Frame 1 (no input): blank canvas, image omitted
Frame 60 (no input): blank canvas, image omitted
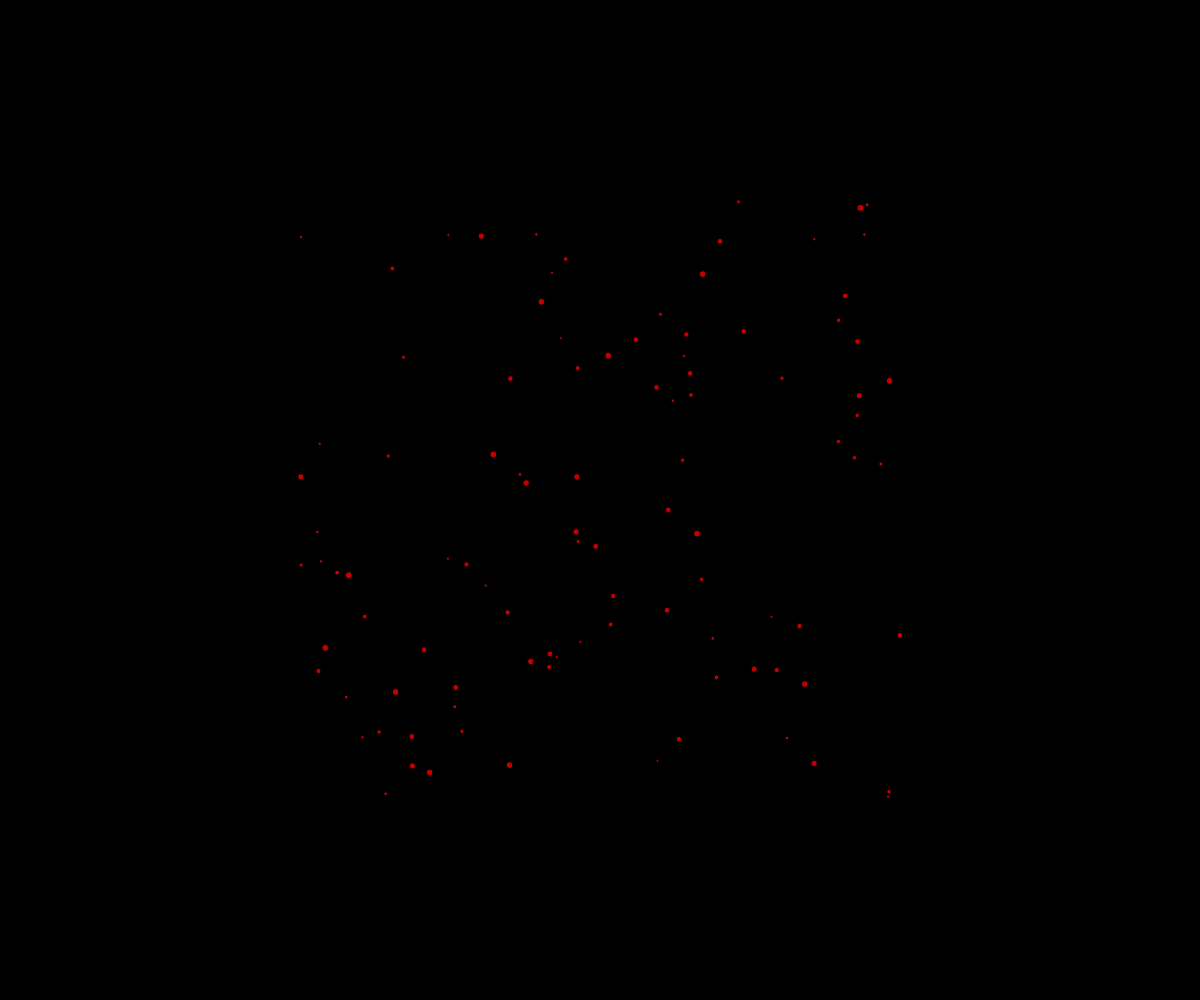
Frame 120 (the mouse pressed at the canvas centre since frame 60)

The p5.js sketch whose frames 1 and 60 were blank and that drew this single picture after the mouse press (run headless with seeded random() and noise() and a simulated clock; from frame 60 on, the mouse is pressed at the canvas centre):

// p5.js sketch
// ── sketch.js
// Fireworks OOP Demo
// Your Name
// Date
//
// Extra for Experts:
// - describe what you did to take this project "above and beyond"
let fireworks = [];

function setup() {
  createCanvas(windowWidth, windowHeight);
  
}

function draw() {
  background("black");

  for (let i = fireworks.length-1; i >= 0; i--) {
    if (fireworks[i].isDead()) {
      fireworks.splice(i, 1);
    }
    else {
      fireworks[i].move();
      fireworks[i].display();
    }
  }
}

function mousePressed() {
  for (let i=0; i<100; i++) {
    let myParticle = new Particle(mouseX, mouseY);
    fireworks.push(myParticle);
  }
}

class Particle {
  constructor(x, y) {
    this.x = x;
    this.y = y;
    this.alpha = 255;
    this.size = random(3, 7);
    this.theColor = color(255, 0 , 0, this.alpha);
    this.dx = random(-5, 5);
    this.dy = random(-5, 5);
  }

  display() {
    fill(this.theColor);
    circle(this.x, this.y, this.size);
  }

  move() {
    this.alpha--;
    this.theColor = color(255, 0 , 0, this.alpha);

    this.x += this.dx;
    this.y += this.dy;
  }

  isDead() {
    return this.alpha < 0;
  }
}
